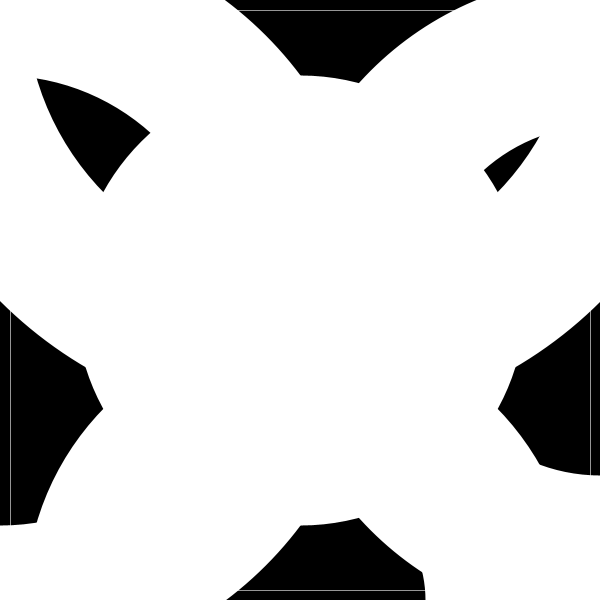
Frame 1 (no input)
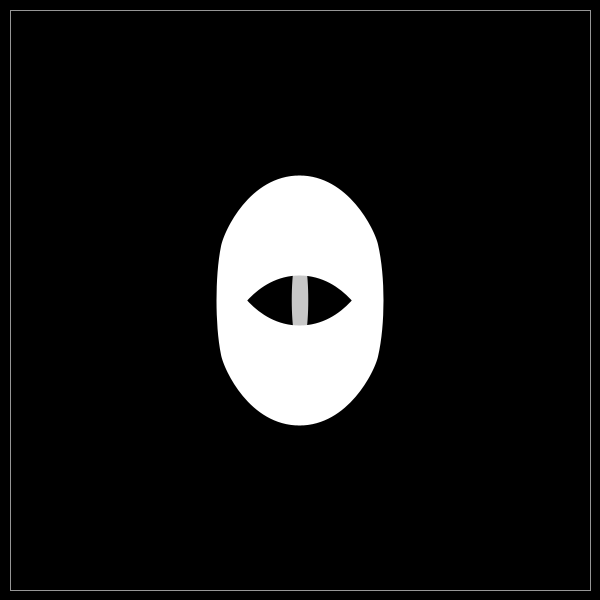
Frame 60 (the mouse pressed at the canvas centre just before this capture)
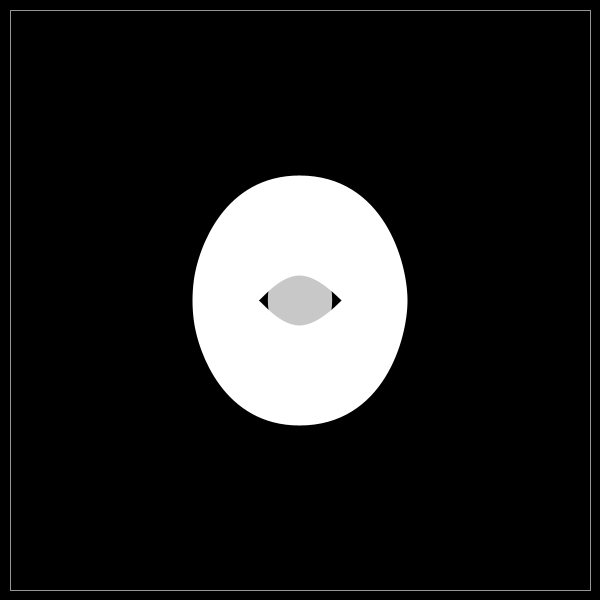
Frame 120 (the mouse held since frame 60 and released just before this capture)

The Processing sketch that drew these frames (run headless with seeded random() and noise(); from frame 60 on, the mouse is pressed at the canvas centre):

// Processing sketch: processing_36823
// ── processing_36823.pde

// kaleidoscope effect

void setup() {
  size(600, 600);
}

int circleRadius = 300;
int circleSpeed = 100;

void draw() {
  background(0);
  fill(200);
  ellipse(width/2, height/2, random(1,100), random(100,1));
  noFill();
  stroke(150);
  strokeWeight(1);
  rect(10, 10, 580, 580);


  // circleSpeed changes direction
  if (circleRadius > 3*width) {
    circleSpeed =-1;
  }
  if (circleRadius < -300) {
    circleSpeed = 1;
  }

  //circles with centre on centre of composition and centre of each side
  noFill();
  strokeWeight(150);
  stroke(255);
  ellipse(width/2, height/2, circleRadius, circleRadius);
  circleRadius = circleRadius + circleSpeed;
  ellipse(width/2, height, circleRadius, circleRadius);
  circleRadius = circleRadius + circleSpeed;
  ellipse(width, height/2, circleRadius, circleRadius);
  circleRadius = circleRadius + circleSpeed;
  ellipse(0, height/2, circleRadius, circleRadius);
  circleRadius = circleRadius + circleSpeed;
  ellipse(width/2, 0, circleRadius, circleRadius);
  circleRadius = circleRadius + circleSpeed;

}
